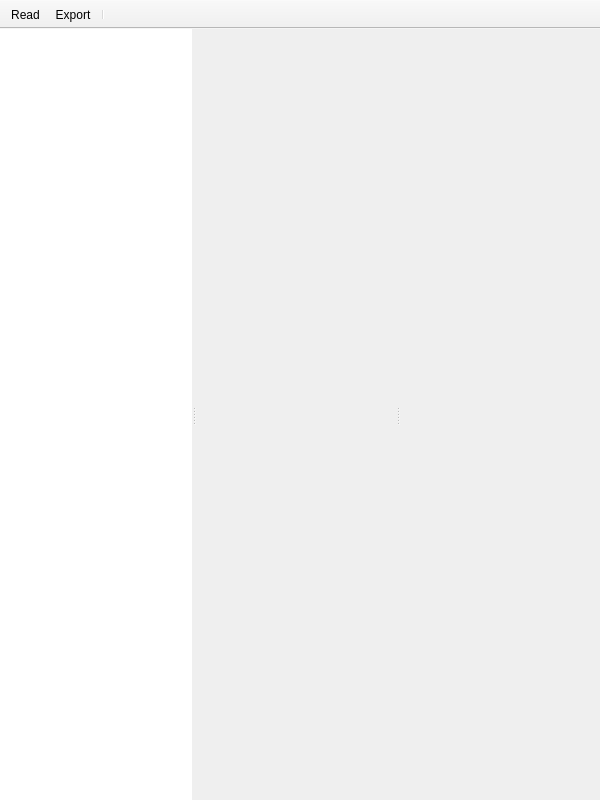
<?xml version="1.0" encoding="UTF-8"?>
<ui version="4.0">
 <class>MainWindow</class>
 <widget class="QMainWindow" name="MainWindow">
  <property name="geometry">
   <rect>
    <x>0</x>
    <y>0</y>
    <width>600</width>
    <height>800</height>
   </rect>
  </property>
  <property name="windowTitle">
   <string>MainWindow</string>
  </property>
  <widget class="QWidget" name="centralwidget">
   <layout class="QVBoxLayout" name="verticalLayout">
    <property name="leftMargin">
     <number>0</number>
    </property>
    <property name="topMargin">
     <number>0</number>
    </property>
    <property name="rightMargin">
     <number>0</number>
    </property>
    <property name="bottomMargin">
     <number>0</number>
    </property>
    <item>
     <widget class="QSplitter" name="splitter">
      <property name="sizePolicy">
       <sizepolicy hsizetype="Expanding" vsizetype="Preferred">
        <horstretch>0</horstretch>
        <verstretch>0</verstretch>
       </sizepolicy>
      </property>
      <property name="orientation">
       <enum>Qt::Horizontal</enum>
      </property>
      <widget class="QListView" name="list_view">
       <property name="sizePolicy">
        <sizepolicy hsizetype="Expanding" vsizetype="Expanding">
         <horstretch>2</horstretch>
         <verstretch>0</verstretch>
        </sizepolicy>
       </property>
       <property name="minimumSize">
        <size>
         <width>100</width>
         <height>0</height>
        </size>
       </property>
       <property name="maximumSize">
        <size>
         <width>250</width>
         <height>16777215</height>
        </size>
       </property>
       <property name="contextMenuPolicy">
        <enum>Qt::ActionsContextMenu</enum>
       </property>
       <property name="frameShape">
        <enum>QFrame::NoFrame</enum>
       </property>
       <property name="frameShadow">
        <enum>QFrame::Sunken</enum>
       </property>
       <property name="lineWidth">
        <number>1</number>
       </property>
       <property name="horizontalScrollBarPolicy">
        <enum>Qt::ScrollBarAlwaysOff</enum>
       </property>
       <property name="dragDropMode">
        <enum>QAbstractItemView::DragOnly</enum>
       </property>
      </widget>
      <widget class="QMdiArea" name="mdi_area">
       <property name="sizePolicy">
        <sizepolicy hsizetype="Expanding" vsizetype="Expanding">
         <horstretch>1</horstretch>
         <verstretch>0</verstretch>
        </sizepolicy>
       </property>
       <property name="lineWidth">
        <number>0</number>
       </property>
       <property name="background">
        <brush brushstyle="NoBrush">
         <color alpha="255">
          <red>191</red>
          <green>191</green>
          <blue>191</blue>
         </color>
        </brush>
       </property>
       <property name="viewMode">
        <enum>QMdiArea::TabbedView</enum>
       </property>
       <property name="documentMode">
        <bool>true</bool>
       </property>
       <property name="tabsClosable">
        <bool>true</bool>
       </property>
       <property name="tabsMovable">
        <bool>false</bool>
       </property>
       <property name="tabShape">
        <enum>QTabWidget::Rounded</enum>
       </property>
       <property name="tabPosition">
        <enum>QTabWidget::North</enum>
       </property>
       <widget class="QWidget" name="subwindow">
        <property name="windowTitle">
         <string>Subwindow</string>
        </property>
       </widget>
       <widget class="QWidget" name="subwindow_2">
        <property name="windowTitle">
         <string>Subwindow</string>
        </property>
       </widget>
      </widget>
      <widget class="QTabWidget" name="plugin_tab_widget">
       <property name="sizePolicy">
        <sizepolicy hsizetype="Preferred" vsizetype="Expanding">
         <horstretch>0</horstretch>
         <verstretch>0</verstretch>
        </sizepolicy>
       </property>
       <property name="minimumSize">
        <size>
         <width>200</width>
         <height>0</height>
        </size>
       </property>
       <property name="baseSize">
        <size>
         <width>300</width>
         <height>0</height>
        </size>
       </property>
       <property name="tabPosition">
        <enum>QTabWidget::East</enum>
       </property>
       <property name="documentMode">
        <bool>true</bool>
       </property>
       <property name="movable">
        <bool>true</bool>
       </property>
      </widget>
     </widget>
    </item>
   </layout>
  </widget>
  <widget class="QToolBar" name="main_tool_bar">
   <property name="windowTitle">
    <string>Main Tool Bar</string>
   </property>
   <property name="movable">
    <bool>false</bool>
   </property>
   <property name="allowedAreas">
    <set>Qt::NoToolBarArea</set>
   </property>
   <property name="iconSize">
    <size>
     <width>24</width>
     <height>24</height>
    </size>
   </property>
   <property name="toolButtonStyle">
    <enum>Qt::ToolButtonTextUnderIcon</enum>
   </property>
   <property name="floatable">
    <bool>false</bool>
   </property>
   <attribute name="toolBarArea">
    <enum>TopToolBarArea</enum>
   </attribute>
   <attribute name="toolBarBreak">
    <bool>false</bool>
   </attribute>
   <addaction name="actionOpen"/>
   <addaction name="actionExport"/>
   <addaction name="separator"/>
  </widget>
  <action name="mask_editor_toggle">
   <property name="checkable">
    <bool>true</bool>
   </property>
   <property name="icon">
    <iconset resource="../../data/resources/resources.qrc">
     <normaloff>:/icons/050-mask.svg</normaloff>:/icons/050-mask.svg</iconset>
   </property>
   <property name="text">
    <string>Mask Editor</string>
   </property>
   <property name="toolTip">
    <string>Show/hide the mask editor</string>
   </property>
  </action>
  <action name="statistics_toggle">
   <property name="checkable">
    <bool>true</bool>
   </property>
   <property name="icon">
    <iconset resource="../../data/resources/resources.qrc">
     <normaloff>:/icons/015-compass-1.svg</normaloff>:/icons/015-compass-1.svg</iconset>
   </property>
   <property name="text">
    <string>Statistics</string>
   </property>
   <property name="toolTip">
    <string>Show/hide the data statistics</string>
   </property>
  </action>
  <action name="model_editor_toggle">
   <property name="checkable">
    <bool>true</bool>
   </property>
   <property name="icon">
    <iconset resource="../../data/resources/resources.qrc">
     <normaloff>:/icons/012-file.svg</normaloff>:/icons/012-file.svg</iconset>
   </property>
   <property name="text">
    <string>Model Editor</string>
   </property>
   <property name="toolTip">
    <string>Show/hide the model editor interface</string>
   </property>
  </action>
  <action name="new_workspace_action">
   <property name="icon">
    <iconset resource="../../data/resources/resources.qrc">
     <normaloff>:/icons/015-new.svg</normaloff>:/icons/015-new.svg</iconset>
   </property>
   <property name="text">
    <string>New</string>
   </property>
   <property name="toolTip">
    <string>Create a new workspace</string>
   </property>
  </action>
  <action name="open_workspace_action">
   <property name="icon">
    <iconset resource="../../data/resources/resources.qrc">
     <normaloff>:/icons/folder.svg</normaloff>:/icons/folder.svg</iconset>
   </property>
   <property name="text">
    <string>Open</string>
   </property>
   <property name="toolTip">
    <string>Open a previously saved workspace</string>
   </property>
  </action>
  <action name="save_workspace_action">
   <property name="icon">
    <iconset resource="../../data/resources/resources.qrc">
     <normaloff>:/icons/014-save.svg</normaloff>:/icons/014-save.svg</iconset>
   </property>
   <property name="text">
    <string>Save</string>
   </property>
   <property name="toolTip">
    <string>Save current workspace</string>
   </property>
  </action>
  <action name="actionOpen">
   <property name="icon">
    <iconset resource="../../data/resources/resources.qrc">
     <normaloff>:/icons/folder-2.svg</normaloff>:/icons/folder-2.svg</iconset>
   </property>
   <property name="text">
    <string>Read</string>
   </property>
   <property name="toolTip">
    <string>Read line list </string>
   </property>
  </action>
  <action name="actionExport">
   <property name="icon">
    <iconset resource="../../data/resources/resources.qrc">
     <normaloff>:/icons/inbox.svg</normaloff>:/icons/inbox.svg</iconset>
   </property>
   <property name="text">
    <string>Export</string>
   </property>
   <property name="toolTip">
    <string>Export selected rows</string>
   </property>
  </action>
  <action name="new_plot_action">
   <property name="icon">
    <iconset resource="../../data/resources/resources.qrc">
     <normaloff>:/icons/048-line-chart.svg</normaloff>:/icons/048-line-chart.svg</iconset>
   </property>
   <property name="text">
    <string>New Plot</string>
   </property>
   <property name="toolTip">
    <string>Create a new plot in the workspace</string>
   </property>
  </action>
  <action name="operations_action">
   <property name="icon">
    <iconset resource="../../data/resources/resources.qrc">
     <normaloff>:/icons/005-stats.svg</normaloff>:/icons/005-stats.svg</iconset>
   </property>
   <property name="text">
    <string>Operations</string>
   </property>
   <property name="toolTip">
    <string>Operations to be applied to data</string>
   </property>
  </action>
  <action name="arithmetic_action">
   <property name="icon">
    <iconset resource="../../data/resources/resources.qrc">
     <normaloff>:/icons/014-calculator.svg</normaloff>:/icons/014-calculator.svg</iconset>
   </property>
   <property name="text">
    <string>Arithmetic</string>
   </property>
   <property name="toolTip">
    <string>Perform arithmetic between data</string>
   </property>
  </action>
  <action name="delete_data_action">
   <property name="icon">
    <iconset resource="../../data/resources/resources.qrc">
     <normaloff>:/icons/delete-1.svg</normaloff>:/icons/delete-1.svg</iconset>
   </property>
   <property name="text">
    <string>Delete Data</string>
   </property>
   <property name="toolTip">
    <string>Delete the selected data item</string>
   </property>
  </action>
  <action name="default_theme_action">
   <property name="text">
    <string>Native</string>
   </property>
   <property name="toolTip">
    <string>Switch application to native theme</string>
   </property>
  </action>
  <action name="dark_theme_action">
   <property name="text">
    <string>Dark</string>
   </property>
   <property name="toolTip">
    <string>Switch application to dark theme</string>
   </property>
  </action>
  <action name="tabbed_view_toggle">
   <property name="checkable">
    <bool>true</bool>
   </property>
   <property name="text">
    <string>Tabbed View</string>
   </property>
   <property name="toolTip">
    <string>Toggle between tabbed view and subwindow view</string>
   </property>
  </action>
 </widget>
 <resources>
  <include location="../../data/resources/resources.qrc"/>
 </resources>
 <connections/>
</ui>
